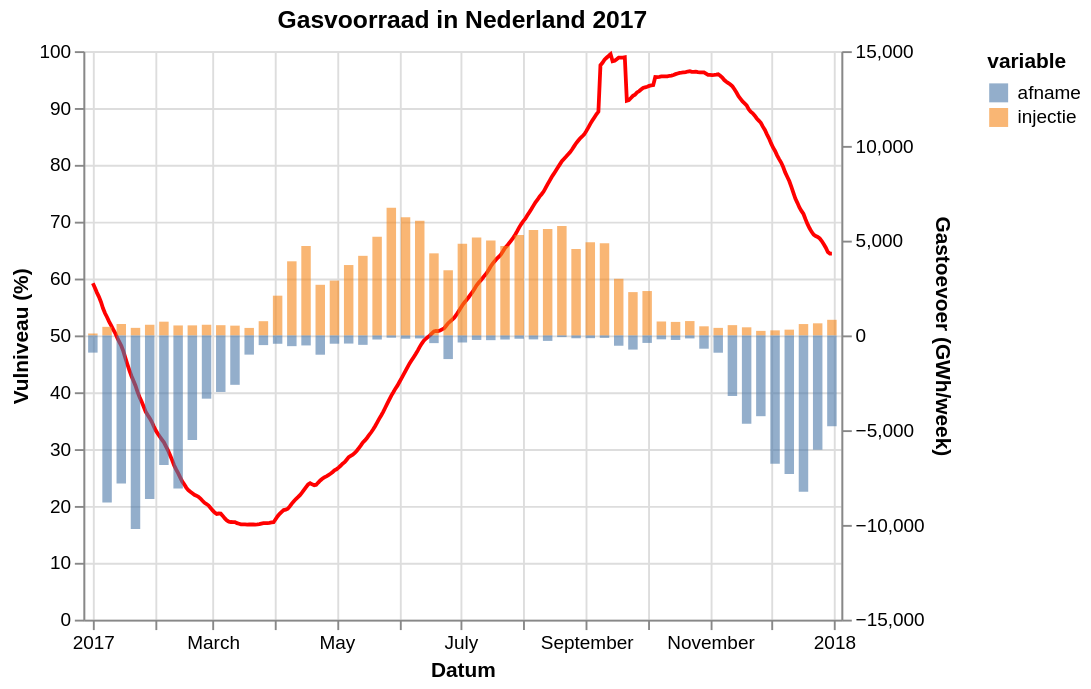

Express this chart as Vega-Lite.
### Vega-Lite specification from a JSON file in a GitHub repository (floating-point values rounded to 4 significant figures; data arrays with more than 128 entries replaced by an {"elided": "..."} marker saying what was removed)
{"config": {"view": {"continuousWidth": 400, "continuousHeight": 300}}, "layer": [{"data": {"name": "data-8c1cf1d1dc1fb803f691300b5bff234b"}, "mark": {"type": "line", "color": "red"}, "encoding": {"tooltip": [{"field": "gasDayStart", "type": "temporal"}, {"field": "full", "type": "quantitative"}], "x": {"axis": {"title": "Datum"}, "field": "gasDayStart", "type": "temporal"}, "y": {"axis": {"title": "Vulniveau (%)"}, "field": "full", "scale": {"domain": [0, 100], "padding": 0}, "type": "quantitative"}}}, {"data": {"name": "data-7ef7089b06228daf6f79ce96aab0112b"}, "mark": {"type": "bar", "binSpacing": 0, "opacity": 0.6}, "encoding": {"color": {"field": "variable", "type": "nominal"}, "tooltip": [{"field": "gasDayStart", "type": "temporal"}, {"field": "variable", "type": "nominal"}, {"field": "value", "type": "quantitative"}], "x": {"axis": {"title": "Datum"}, "field": "gasDayStart", "scale": {"domain": ["2017-01-01", "2017-12-31"]}, "type": "temporal"}, "y": {"axis": {"title": "Gastoevoer (GWh/week)"}, "field": "value", "scale": {"domain": [-15000, 15000], "padding": 0}, "type": "quantitative"}}}], "resolve": {"scale": {"y": "independent"}}, "title": "Gasvoorraad in Nederland 2017", "$schema": "https://vega.github.io/schema/vega-lite/v5.json", "datasets": {"data-8c1cf1d1dc1fb803f691300b5bff234b": {"elided": "365 records"}, "data-7ef7089b06228daf6f79ce96aab0112b": [{"gasDayStart": "2017-01-01T00:00:00", "variable": "injectie", "value": 101.0}, {"gasDayStart": "2017-01-08T00:00:00", "variable": "injectie", "value": 452.0}, {"gasDayStart": "2017-01-15T00:00:00", "variable": "injectie", "value": 604.0}, {"gasDayStart": "2017-01-22T00:00:00", "variable": "injectie", "value": 399.0}, {"gasDayStart": "2017-01-29T00:00:00", "variable": "injectie", "value": 563.0}, {"gasDayStart": "2017-02-05T00:00:00", "variable": "injectie", "value": 725.0}, {"gasDayStart": "2017-02-12T00:00:00", "variable": "injectie", "value": 526.0}, {"gasDayStart": "2017-02-19T00:00:00", "variable": "injectie", "value": 530.0}, {"gasDayStart": "2017-02-26T00:00:00", "variable": "injectie", "value": 563.0}, {"gasDayStart": "2017-03-05T00:00:00", "variable": "injectie", "value": 540.0}, {"gasDayStart": "2017-03-12T00:00:00", "variable": "injectie", "value": 516.0}, {"gasDayStart": "2017-03-19T00:00:00", "variable": "injectie", "value": 396.0}, {"gasDayStart": "2017-03-26T00:00:00", "variable": "injectie", "value": 751.0}, {"gasDayStart": "2017-04-02T00:00:00", "variable": "injectie", "value": 2097.0}, {"gasDayStart": "2017-04-09T00:00:00", "variable": "injectie", "value": 3911.0}, {"gasDayStart": "2017-04-16T00:00:00", "variable": "injectie", "value": 4716.0}, {"gasDayStart": "2017-04-23T00:00:00", "variable": "injectie", "value": 2672.0}, {"gasDayStart": "2017-04-30T00:00:00", "variable": "injectie", "value": 2893.0}, {"gasDayStart": "2017-05-07T00:00:00", "variable": "injectie", "value": 3714.0}, {"gasDayStart": "2017-05-14T00:00:00", "variable": "injectie", "value": 4200.0}, {"gasDayStart": "2017-05-21T00:00:00", "variable": "injectie", "value": 5209.0}, {"gasDayStart": "2017-05-28T00:00:00", "variable": "injectie", "value": 6737.0}, {"gasDayStart": "2017-06-04T00:00:00", "variable": "injectie", "value": 6240.0}, {"gasDayStart": "2017-06-11T00:00:00", "variable": "injectie", "value": 6046.0}, {"gasDayStart": "2017-06-18T00:00:00", "variable": "injectie", "value": 4331.0}, {"gasDayStart": "2017-06-25T00:00:00", "variable": "injectie", "value": 3438.0}, {"gasDayStart": "2017-07-02T00:00:00", "variable": "injectie", "value": 4832.0}, {"gasDayStart": "2017-07-09T00:00:00", "variable": "injectie", "value": 5165.0}, {"gasDayStart": "2017-07-16T00:00:00", "variable": "injectie", "value": 5007.0}, {"gasDayStart": "2017-07-23T00:00:00", "variable": "injectie", "value": 4712.0}, {"gasDayStart": "2017-07-30T00:00:00", "variable": "injectie", "value": 5300.0}, {"gasDayStart": "2017-08-06T00:00:00", "variable": "injectie", "value": 5562.0}, {"gasDayStart": "2017-08-13T00:00:00", "variable": "injectie", "value": 5619.0}, {"gasDayStart": "2017-08-20T00:00:00", "variable": "injectie", "value": 5772.0}, {"gasDayStart": "2017-08-27T00:00:00", "variable": "injectie", "value": 4558.0}, {"gasDayStart": "2017-09-03T00:00:00", "variable": "injectie", "value": 4916.0}, {"gasDayStart": "2017-09-10T00:00:00", "variable": "injectie", "value": 4863.0}, {"gasDayStart": "2017-09-17T00:00:00", "variable": "injectie", "value": 2989.0}, {"gasDayStart": "2017-09-24T00:00:00", "variable": "injectie", "value": 2285.0}, {"gasDayStart": "2017-10-01T00:00:00", "variable": "injectie", "value": 2342.0}, {"gasDayStart": "2017-10-08T00:00:00", "variable": "injectie", "value": 735.0}, {"gasDayStart": "2017-10-15T00:00:00", "variable": "injectie", "value": 713.0}, {"gasDayStart": "2017-10-22T00:00:00", "variable": "injectie", "value": 757.0}, {"gasDayStart": "2017-10-29T00:00:00", "variable": "injectie", "value": 481.0}, {"gasDayStart": "2017-11-05T00:00:00", "variable": "injectie", "value": 398.0}, {"gasDayStart": "2017-11-12T00:00:00", "variable": "injectie", "value": 543.0}, {"gasDayStart": "2017-11-19T00:00:00", "variable": "injectie", "value": 428.0}, {"gasDayStart": "2017-11-26T00:00:00", "variable": "injectie", "value": 240.0}, {"gasDayStart": "2017-12-03T00:00:00", "variable": "injectie", "value": 267.0}, {"gasDayStart": "2017-12-10T00:00:00", "variable": "injectie", "value": 304.0}, {"gasDayStart": "2017-12-17T00:00:00", "variable": "injectie", "value": 600.0}, {"gasDayStart": "2017-12-24T00:00:00", "variable": "injectie", "value": 639.0}, {"gasDayStart": "2017-12-31T00:00:00", "variable": "injectie", "value": 824.0}, {"gasDayStart": "2017-01-01T00:00:00", "variable": "afname", "value": -908.0}, {"gasDayStart": "2017-01-08T00:00:00", "variable": "afname", "value": -8812.0}, {"gasDayStart": "2017-01-15T00:00:00", "variable": "afname", "value": -7815.0}, {"gasDayStart": "2017-01-22T00:00:00", "variable": "afname", "value": -10220.0}, {"gasDayStart": "2017-01-29T00:00:00", "variable": "afname", "value": -8634.0}, {"gasDayStart": "2017-02-05T00:00:00", "variable": "afname", "value": -6843.0}, {"gasDayStart": "2017-02-12T00:00:00", "variable": "afname", "value": -8078.0}, {"gasDayStart": "2017-02-19T00:00:00", "variable": "afname", "value": -5522.0}, {"gasDayStart": "2017-02-26T00:00:00", "variable": "afname", "value": -3338.0}, {"gasDayStart": "2017-03-05T00:00:00", "variable": "afname", "value": -2984.0}, {"gasDayStart": "2017-03-12T00:00:00", "variable": "afname", "value": -2607.0}, {"gasDayStart": "2017-03-19T00:00:00", "variable": "afname", "value": -1014.0}, {"gasDayStart": "2017-03-26T00:00:00", "variable": "afname", "value": -511.0}, {"gasDayStart": "2017-04-02T00:00:00", "variable": "afname", "value": -441.0}, {"gasDayStart": "2017-04-09T00:00:00", "variable": "afname", "value": -567.0}, {"gasDayStart": "2017-04-16T00:00:00", "variable": "afname", "value": -529.0}, {"gasDayStart": "2017-04-23T00:00:00", "variable": "afname", "value": -1018.0}, {"gasDayStart": "2017-04-30T00:00:00", "variable": "afname", "value": -438.0}, {"gasDayStart": "2017-05-07T00:00:00", "variable": "afname", "value": -430.0}, {"gasDayStart": "2017-05-14T00:00:00", "variable": "afname", "value": -498.0}, {"gasDayStart": "2017-05-21T00:00:00", "variable": "afname", "value": -217.0}, {"gasDayStart": "2017-05-28T00:00:00", "variable": "afname", "value": -121.0}, {"gasDayStart": "2017-06-04T00:00:00", "variable": "afname", "value": -174.0}, {"gasDayStart": "2017-06-11T00:00:00", "variable": "afname", "value": -159.0}, {"gasDayStart": "2017-06-18T00:00:00", "variable": "afname", "value": -407.0}, {"gasDayStart": "2017-06-25T00:00:00", "variable": "afname", "value": -1248.0}, {"gasDayStart": "2017-07-02T00:00:00", "variable": "afname", "value": -373.0}, {"gasDayStart": "2017-07-09T00:00:00", "variable": "afname", "value": -239.0}, {"gasDayStart": "2017-07-16T00:00:00", "variable": "afname", "value": -251.0}, {"gasDayStart": "2017-07-23T00:00:00", "variable": "afname", "value": -218.0}, {"gasDayStart": "2017-07-30T00:00:00", "variable": "afname", "value": -176.0}, {"gasDayStart": "2017-08-06T00:00:00", "variable": "afname", "value": -210.0}, {"gasDayStart": "2017-08-13T00:00:00", "variable": "afname", "value": -289.0}, {"gasDayStart": "2017-08-20T00:00:00", "variable": "afname", "value": -88.0}, {"gasDayStart": "2017-08-27T00:00:00", "variable": "afname", "value": -151.0}, {"gasDayStart": "2017-09-03T00:00:00", "variable": "afname", "value": -145.0}, {"gasDayStart": "2017-09-10T00:00:00", "variable": "afname", "value": -130.0}, {"gasDayStart": "2017-09-17T00:00:00", "variable": "afname", "value": -545.0}, {"gasDayStart": "2017-09-24T00:00:00", "variable": "afname", "value": -748.0}, {"gasDayStart": "2017-10-01T00:00:00", "variable": "afname", "value": -396.0}, {"gasDayStart": "2017-10-08T00:00:00", "variable": "afname", "value": -207.0}, {"gasDayStart": "2017-10-15T00:00:00", "variable": "afname", "value": -240.0}, {"gasDayStart": "2017-10-22T00:00:00", "variable": "afname", "value": -159.0}, {"gasDayStart": "2017-10-29T00:00:00", "variable": "afname", "value": -701.0}, {"gasDayStart": "2017-11-05T00:00:00", "variable": "afname", "value": -913.0}, {"gasDayStart": "2017-11-12T00:00:00", "variable": "afname", "value": -3196.0}, {"gasDayStart": "2017-11-19T00:00:00", "variable": "afname", "value": -4666.0}, {"gasDayStart": "2017-11-26T00:00:00", "variable": "afname", "value": -4263.0}, {"gasDayStart": "2017-12-03T00:00:00", "variable": "afname", "value": -6774.0}, {"gasDayStart": "2017-12-10T00:00:00", "variable": "afname", "value": -7316.0}, {"gasDayStart": "2017-12-17T00:00:00", "variable": "afname", "value": -8248.0}, {"gasDayStart": "2017-12-24T00:00:00", "variable": "afname", "value": -6031.0}, {"gasDayStart": "2017-12-31T00:00:00", "variable": "afname", "value": -4798.0}]}, "data": {"name": "data-8c1cf1d1dc1fb803f691300b5bff234b"}}
